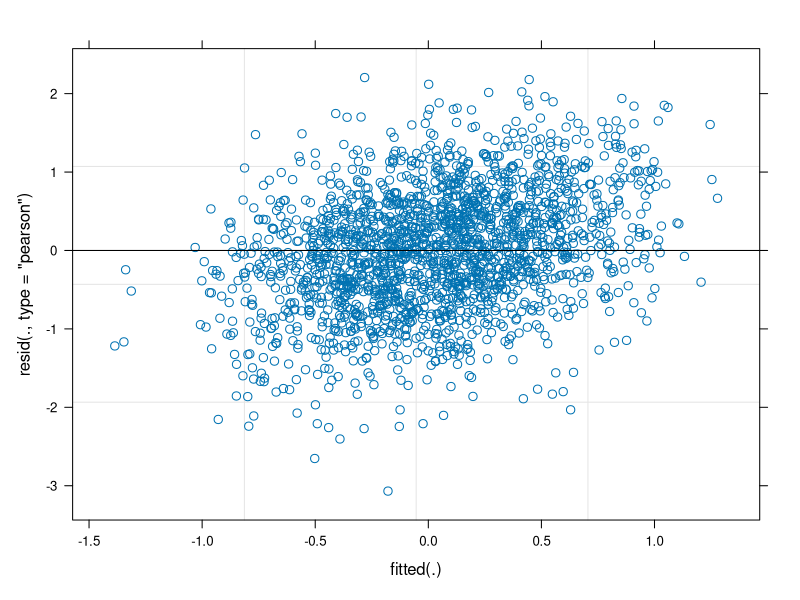

The R source for this figure:
## ---- chunk 1

# This will create a dataset with 2000 rows (4 rows for each of the 500 individuals).

# Setting the number of individuals for our sample data
n <- 500

# Specifying the desired correlation matrix for our data
cor_matrix <- matrix(c(1, 0.30, 0.30, 0.30, 
                      0.30, 1, 0.30, 0.30, 
                      0.30, 0.30, 1, 0.30,
                      0.30, 0.30, 0.30, 1),
                      nrow=4)

# Using Cholesky decomposition to generate correlated data
cholesky <- chol(cor_matrix)

# Generating correlated random data for 4 timepoints
random_data <- matrix(rnorm(n * 4), ncol=4)
correlated_data <- random_data %*% cholesky

# Converting the generated data into a structured data frame
data <- data.frame(
  Individual = rep(1:n, each=4),
  TimePoint = rep(c("T1", "T2", "T3", "T4"), times=n),
  Job_Satisfaction = as.vector(t(correlated_data))
)

## ---- chunk 2
head(data)
## ---- chunk 3
if (!("lme4" %in% installed.packages())) install.packages("lme4")
library(lme4)
## ---- chunk 4
model <- lmer(Job_Satisfaction ~ TimePoint + (1 | Individual), data = data)
## ---- chunk 5
summary(model)
plot(model)

